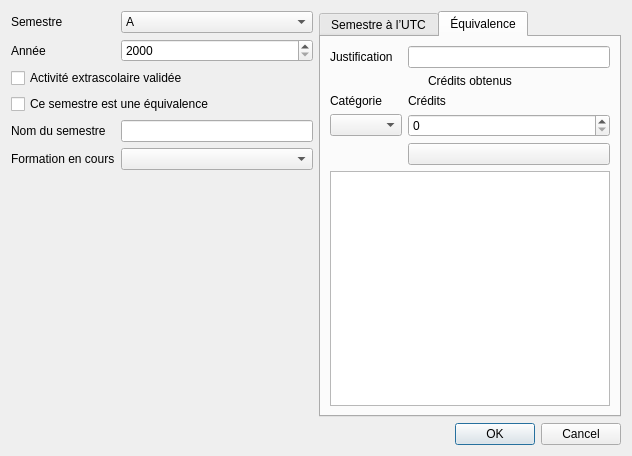
<?xml version="1.0" encoding="UTF-8"?>
<ui version="4.0">
 <class>AddSemestreDialog</class>
 <widget class="QDialog" name="AddSemestreDialog">
  <property name="windowModality">
   <enum>Qt::WindowModal</enum>
  </property>
  <property name="geometry">
   <rect>
    <x>0</x>
    <y>0</y>
    <width>632</width>
    <height>456</height>
   </rect>
  </property>
  <property name="windowTitle">
   <string>Ajout d’un semestre d’étude</string>
  </property>
  <layout class="QGridLayout" name="gridLayout">
   <item row="0" column="0">
    <layout class="QFormLayout" name="formLayout_2">
     <property name="fieldGrowthPolicy">
      <enum>QFormLayout::AllNonFixedFieldsGrow</enum>
     </property>
     <item row="0" column="0">
      <widget class="QLabel" name="label">
       <property name="text">
        <string>Semestre</string>
       </property>
      </widget>
     </item>
     <item row="0" column="1">
      <widget class="QComboBox" name="semestreBox">
       <property name="currentText">
        <string>A</string>
       </property>
       <item>
        <property name="text">
         <string>A</string>
        </property>
       </item>
       <item>
        <property name="text">
         <string>P</string>
        </property>
       </item>
      </widget>
     </item>
     <item row="1" column="0">
      <widget class="QLabel" name="label_5">
       <property name="text">
        <string>Année</string>
       </property>
      </widget>
     </item>
     <item row="1" column="1">
      <widget class="QSpinBox" name="anneeBox">
       <property name="minimum">
        <number>2000</number>
       </property>
       <property name="maximum">
        <number>3000</number>
       </property>
      </widget>
     </item>
     <item row="2" column="0" colspan="2">
      <widget class="QCheckBox" name="extrascolaire">
       <property name="text">
        <string>Activité extrascolaire validée</string>
       </property>
       <property name="tristate">
        <bool>false</bool>
       </property>
      </widget>
     </item>
     <item row="4" column="0">
      <widget class="QLabel" name="label_6">
       <property name="text">
        <string>Nom du semestre</string>
       </property>
      </widget>
     </item>
     <item row="4" column="1">
      <widget class="QLineEdit" name="semestreEdit"/>
     </item>
     <item row="5" column="0">
      <widget class="QLabel" name="label_7">
       <property name="text">
        <string>Formation en cours</string>
       </property>
      </widget>
     </item>
     <item row="5" column="1">
      <widget class="QComboBox" name="formationBox"/>
     </item>
     <item row="3" column="0" colspan="2">
      <widget class="QCheckBox" name="equivalenceCheckBox">
       <property name="text">
        <string>Ce semestre est une équivalence</string>
       </property>
      </widget>
     </item>
    </layout>
   </item>
   <item row="2" column="1">
    <widget class="QDialogButtonBox" name="buttonBox">
     <property name="orientation">
      <enum>Qt::Horizontal</enum>
     </property>
     <property name="standardButtons">
      <set>QDialogButtonBox::Cancel|QDialogButtonBox::Ok</set>
     </property>
    </widget>
   </item>
   <item row="0" column="1">
    <widget class="QTabWidget" name="tabWidget">
     <property name="currentIndex">
      <number>1</number>
     </property>
     <widget class="QWidget" name="tab">
      <attribute name="title">
       <string>Semestre à l’UTC</string>
      </attribute>
      <layout class="QVBoxLayout" name="verticalLayout_2">
       <item>
        <layout class="QFormLayout" name="formLayout">
         <property name="fieldGrowthPolicy">
          <enum>QFormLayout::AllNonFixedFieldsGrow</enum>
         </property>
         <item row="1" column="0">
          <widget class="QLabel" name="label_3">
           <property name="text">
            <string>Code de l’UV</string>
           </property>
          </widget>
         </item>
         <item row="1" column="1">
          <widget class="QLineEdit" name="codeEdit"/>
         </item>
         <item row="2" column="0">
          <widget class="QLabel" name="label_4">
           <property name="text">
            <string>Note obtenue</string>
           </property>
          </widget>
         </item>
         <item row="2" column="1">
          <widget class="QComboBox" name="noteBox"/>
         </item>
         <item row="3" column="0" colspan="2">
          <widget class="QPushButton" name="ajouter">
           <property name="text">
            <string>Ajouter</string>
           </property>
           <property name="icon">
            <iconset resource="../icons.qrc">
             <normaloff>:/new/icons/add.png</normaloff>:/new/icons/add.png</iconset>
           </property>
          </widget>
         </item>
        </layout>
       </item>
       <item>
        <widget class="QLabel" name="label_2">
         <property name="text">
          <string>UVs choisies :</string>
         </property>
        </widget>
       </item>
       <item>
        <widget class="QTableWidget" name="tableWidget"/>
       </item>
      </layout>
      <zorder>tableWidget</zorder>
      <zorder>label_2</zorder>
     </widget>
     <widget class="QWidget" name="tab_2">
      <attribute name="title">
       <string>Équivalence</string>
      </attribute>
      <layout class="QVBoxLayout" name="verticalLayout_4">
       <item>
        <layout class="QFormLayout" name="formLayout_3">
         <property name="fieldGrowthPolicy">
          <enum>QFormLayout::AllNonFixedFieldsGrow</enum>
         </property>
         <item row="0" column="0">
          <widget class="QLabel" name="label_9">
           <property name="text">
            <string>Justification</string>
           </property>
          </widget>
         </item>
         <item row="0" column="1">
          <widget class="QLineEdit" name="justificationEdit"/>
         </item>
         <item row="1" column="0" colspan="2">
          <widget class="QLabel" name="label_10">
           <property name="text">
            <string>Crédits obtenus</string>
           </property>
           <property name="alignment">
            <set>Qt::AlignCenter</set>
           </property>
          </widget>
         </item>
         <item row="3" column="0">
          <widget class="QLabel" name="label_11">
           <property name="text">
            <string>Catégorie</string>
           </property>
          </widget>
         </item>
         <item row="3" column="1">
          <widget class="QLabel" name="label_12">
           <property name="text">
            <string>Crédits</string>
           </property>
          </widget>
         </item>
         <item row="4" column="0">
          <widget class="QComboBox" name="categorieBox"/>
         </item>
         <item row="4" column="1">
          <widget class="QSpinBox" name="creditsBox">
           <property name="maximum">
            <number>300</number>
           </property>
          </widget>
         </item>
         <item row="5" column="1">
          <widget class="QPushButton" name="addCredits">
           <property name="text">
            <string/>
           </property>
           <property name="icon">
            <iconset resource="../icons.qrc">
             <normaloff>:/new/icons/add.png</normaloff>:/new/icons/add.png</iconset>
           </property>
          </widget>
         </item>
         <item row="6" column="0" colspan="2">
          <widget class="QTableWidget" name="tableCredits"/>
         </item>
        </layout>
       </item>
      </layout>
     </widget>
    </widget>
   </item>
  </layout>
 </widget>
 <resources>
  <include location="../icons.qrc"/>
 </resources>
 <connections>
  <connection>
   <sender>buttonBox</sender>
   <signal>accepted()</signal>
   <receiver>AddSemestreDialog</receiver>
   <slot>completeDossier()</slot>
   <hints>
    <hint type="sourcelabel">
     <x>248</x>
     <y>254</y>
    </hint>
    <hint type="destinationlabel">
     <x>157</x>
     <y>274</y>
    </hint>
   </hints>
  </connection>
  <connection>
   <sender>buttonBox</sender>
   <signal>rejected()</signal>
   <receiver>AddSemestreDialog</receiver>
   <slot>reject()</slot>
   <hints>
    <hint type="sourcelabel">
     <x>316</x>
     <y>260</y>
    </hint>
    <hint type="destinationlabel">
     <x>286</x>
     <y>274</y>
    </hint>
   </hints>
  </connection>
  <connection>
   <sender>ajouter</sender>
   <signal>clicked()</signal>
   <receiver>AddSemestreDialog</receiver>
   <slot>uvAdded()</slot>
   <hints>
    <hint type="sourcelabel">
     <x>257</x>
     <y>84</y>
    </hint>
    <hint type="destinationlabel">
     <x>159</x>
     <y>113</y>
    </hint>
   </hints>
  </connection>
  <connection>
   <sender>addCredits</sender>
   <signal>clicked()</signal>
   <receiver>AddSemestreDialog</receiver>
   <slot>creditsAdded()</slot>
   <hints>
    <hint type="sourcelabel">
     <x>516</x>
     <y>188</y>
    </hint>
    <hint type="destinationlabel">
     <x>315</x>
     <y>227</y>
    </hint>
   </hints>
  </connection>
 </connections>
 <slots>
  <slot>uvAdded()</slot>
  <slot>completeDossier()</slot>
  <slot>creditsAdded()</slot>
 </slots>
</ui>
